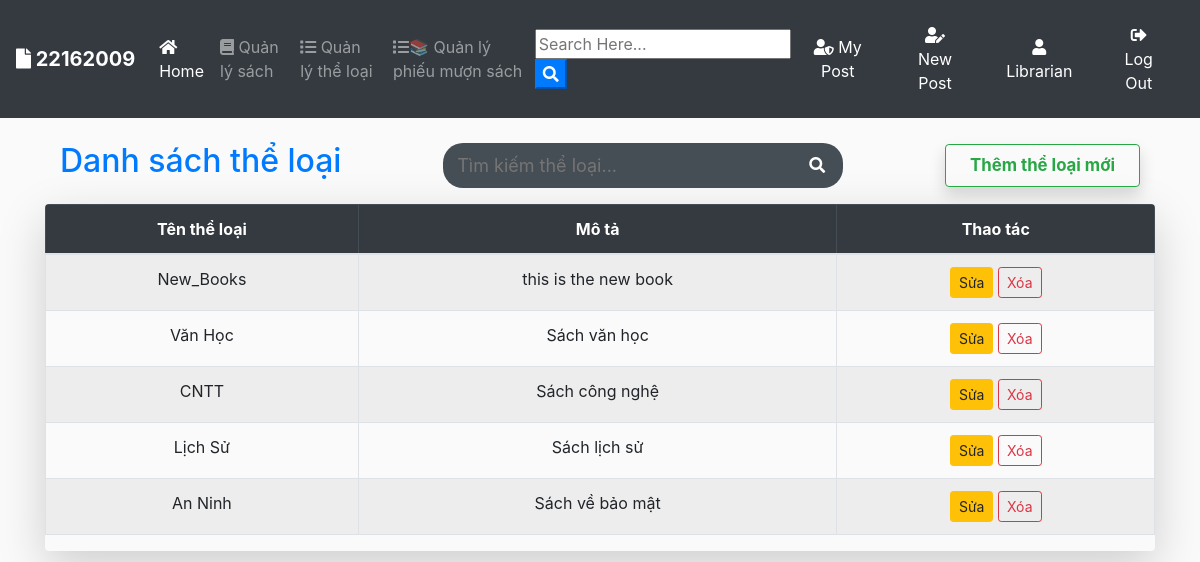
The app's page /book/categories/ (signed in) with its own data.
### users/models.py (models this page shows, shortened)
class CustomUser(AbstractUser):
    role = models.ForeignKey(Role, on_delete=models.SET_NULL, null=True)
    def __str__(self):
        return self.username
    def default_role():
        return Role.objects.get_or_create(name='Normal')[0]
    """ Mô hình người dùng tùy chỉnh """
    email = models.EmailField(unique=True)
    phone_number = models.CharField(max_length=15, unique=True, null=True, blank=True)  # Cho phép trống
    objects = CustomUserManager()  # Sử dụng CustomUserManager
    role = models.ForeignKey(Role, on_delete=models.SET_NULL, null=True, blank=True, default=default_role)

### books/models.py (models this page shows, shortened)
class Category(models.Model):
    name = models.CharField(max_length=100)
    description = models.TextField(blank=True)

### books/views.py (the view)
# urls.py: path('categories/', views.category_list, name='category_list'),
@user_passes_test(is_librarian)
def category_list(request):
    categories = Category.objects.all()
    return render(request, 'books/category_list.html', {'categories': categories})

### books/views.py (called while the page is built)
def is_librarian(user):
    return hasattr(user, 'role') and user.role.name == 'Librarian'

### books/templates/books/category_list.html
{% extends "blog/base.html" %}
{% load static %}
{% block content %}
<link rel="stylesheet" href="{% static 'blog/table.css' %}">
<link rel="stylesheet" href="{% static 'blog/search_box.css' %}">
  <div class="container mt-4">
    <div class="d-flex justify-content-between align-items-center mb-3">
      <h2 class="fw-bold text-primary">Danh sách thể loại</h2>
      <form id="searchform" action="{% url 'search_category' %}" method="get" class="search-box">
        <input type="text" name="q" type="text" value="{{ request.GET.q }}" placeholder="Tìm kiếm thể loại..." />
        <button type="button" onclick="searchform.submit()" class=" text-white my-color btn-primary"><i class="fa fa-search"></i></button>
      </form>
      <a href="{% url 'category_add' %}" class="btn btn-outline-success big-center-btn">Thêm thể loại mới</a>
    </div>
  </div>
  <div class="table-responsive shadow-lg rounded">
    <table class="table table-bordered table-striped align-middle text-center">
      <thead class="table-dark">
        <tr>
          <th>Tên thể loại</th>
          <th>Mô tả</th>
          <th>Thao tác</th>
        </tr>
      </thead>
      <tbody>
        {% for category in categories %}
        <tr>
          <td>{{ category.name }}</td>
          <td>{{ category.description }}</td>
          <td>
            <a href="{% url 'category_edit' category.id %}" class="btn btn-sm btn-warning" >Sửa </a>
            <a href="{% url 'category_delete' category.id %}" class="btn btn-sm btn-outline-danger" onclick="return confirm('Bạn chắc chắn muốn xóa?')">Xóa</a>
          </td>
        </tr>
        {% empty %}
        <tr>
          <td colspan="3" class="text-center">Chưa có thể loại nào.</td>
        </tr>
        {% endfor %}
      </tbody>
    </table>
  </div>
{% endblock %}

### blog/templates/blog/base.html (shortened to what this page needs)
{% load static %}
<!doctype html>
<html lang="en">
  <head>
    <link rel="stylesheet" href="https://stackpath.bootstrapcdn.com/bootstrap/4.3.1/css/bootstrap.min.css">
    <link rel="stylesheet" href="https://use.fontawesome.com/releases/v5.8.1/css/all.css" >
    <link rel="stylesheet" href="{% static 'blog/test.css' %}">
</head>
  <body>
        <nav class="navbar navbar-expand-lg navbar-dark bg-dark">
                <a class="navbar-brand font-weight-bold" href="{% url 'blog-home' %}"><i class="fas fa-file"></i> 22162009</a>
                <div class="collapse navbar-collapse" id="navbarSupportedContent">
                  <ul class="navbar-nav mr-auto">
                    <li class="nav-item active">
                      <a class="nav-link" href="{% url 'blog-home' %}"><i class="fas fa-home"></i> Home <span class="sr-only">(current)</span></a>
                    </li>
                  </ul>
                  <ul class="navbar-nav mr-auto">
                    {% if user.is_authenticated and user.role.name == "Librarian" %}
                      <li class="nav-item">
                        <a class="nav-link" href="{% url 'book_list' %}"><i class="fas fa-book"></i> Quản lý sách</a>
                      </li>
                      <li class="nav-item">
                        <a class="nav-link" href="{% url 'category_list' %}"><i class="fas fa-list"></i> Quản lý thể loại</a>
                      </li>
                    {% endif %}
                    {% if user.is_authenticated and user.role.name in 'Staff,Teacher,Librarian' %}
                      <li class="nav-item"><a class="nav-link" href="{% url 'borrow_slip_list' %}"><i class="fas fa-list"></i>📚 Quản lý phiếu mượn sách</a></li>
                    {% endif %}
                  </ul>
                  <form id="searchform" action="{% url 'search' %}" method="get">
                    <input type="text" name="q" type="text" value="{{ request.GET.q }}" placeholder="Search Here..." />
                    <button type="button" onclick="searchform.submit()" class=" text-white my-color btn-primary"><i class="fa fa-search"></i></button>
                  </form>
                    {% if user.is_authenticated %}
                    <a href="{% url 'user-posts' user %}" class="btn text-white m-2"><i class="fas fa-user-shield"></i> My Post</a>
                    <a href="{% url 'post-create' %} " class="btn text-white m-2"><i class="fas fa-user-edit"></i> New Post</a>
                    <a href="{% url 'profile' %} " class="btn text-white m-2"><i class="fas fa-user"></i> {{ user.username }}</a>
                    <a href="{% url 'login' %} " class="btn text-white m-2"><i class="fas fa-sign-out-alt"></i> Log Out</a>
                    {% else %}
                    <a href="{% url 'login' %} " class="btn text-white m-2"><i class="fas fa-user-tie"></i> Log In</a>
                    <a href="{% url 'register' %} " class="btn text-white m-2"> <i class="fas fa-sign-in-alt"></i> Sign Up</a>
                    {% endif %}
                </div>
              </nav>
      <div class="container my-bg">
    {% block content %}
    {% endblock  %}
</div>
  </body>
</html>

### blog/static/blog/test.css (style rules this page uses)
body { background: #fafafa; color: #333333; margin-top: 0; }
h1, h2, h3, h4, h5, h6 { color: #444444; }
ul { margin: 0; }
.d-flex { display: flex; }

### blog/static/blog/table.css (style rules this page uses)
html, body, .intro { height: 100%; }
table td, table th { text-overflow: ellipsis; white-space: nowrap; overflow: hidden; }
thead th { color: #fff; }
thead { top: 0; position: sticky; z-index: 1; background-color: #666363; }
.big-center-btn { display: flex; align-items: center; justify-content: center; font-weight: bold; font-size: 1.05rem; padding: 0.5rem 1.5rem; box-shadow: 0 0.5rem 1rem rgba(0,0,0,0.15); }

### blog/static/blog/search_box.css (style rules this page uses)
.search-box { display: flex; align-items: center; background-color: #454d55; border-radius: 20px; padding: 8px 12px; width: 100%; max-width: 400px; margin: 0 auto; position: relative; }
.search-box input[type="text"] { flex: 1; background-color: transparent; border: none; outline: none; color: white; font-size: 18px; }
.search-box button { background: none; border: none; color: #bbb; font-size: 16px; cursor: pointer; }

### records on screen
CustomUser: username "Librarian"
Category: name "New_Books", description "this is the new book"
Category: name "Văn Học", description "Sách văn học"
Category: name "CNTT", description "Sách công nghệ"
Category: name "Lịch Sử", description "Sách lịch sử"
Category: name "An Ninh", description "Sách về bảo mật"
